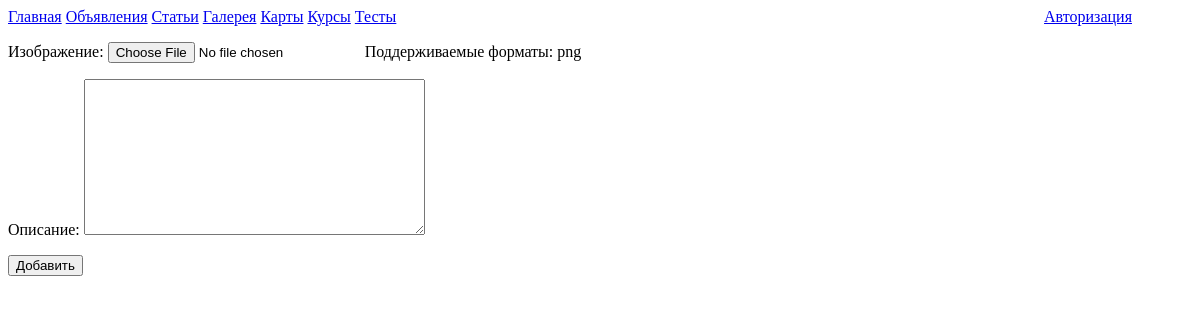
Page /add/img/ on the earlier database version.
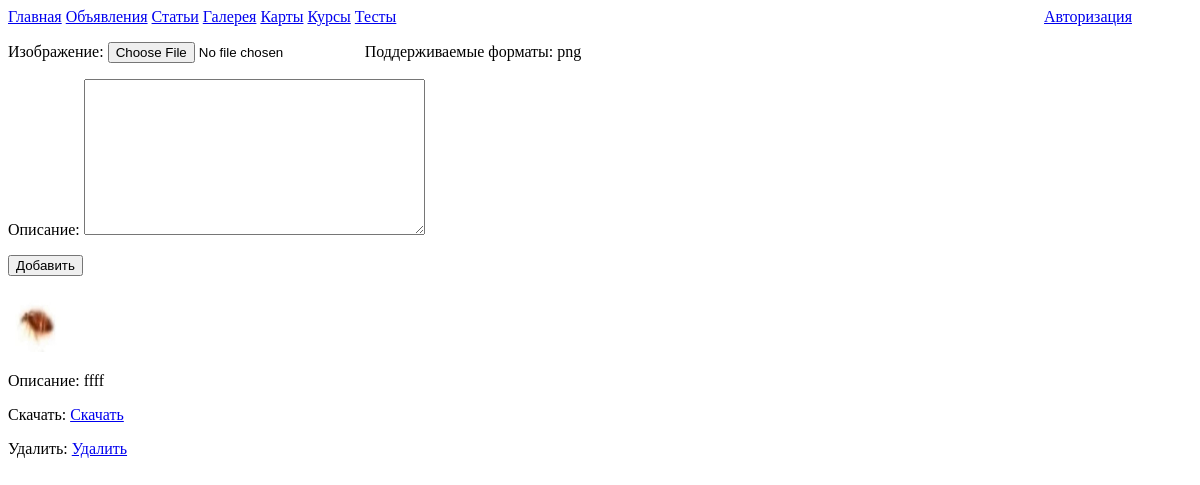
Same page on the later database version.
### MySyte/apps/bboard/models.py (models this page shows, shortened)
class Img(models.Model):
	img = models.ImageField(upload_to=get_src_img, verbose_name='Изображение')
	description = models.TextField(verbose_name='Описание')
	class Meta:
		verbose_name = 'Изображение'
		verbose_name_plural = 'Изображения'

### MySyte/apps/bboard/views.py (the view)
# urls.py: path('add/img/', views.add_img, name='add_img'),
def add_img(request):
	if request.method == 'POST':
		form = ImgForm(request.POST, request.FILES)
		if form.is_valid():
			form.save()
			return redirect('bboard:index')
		else:
			return render(request, 'bboard/add_img.html', {'forms': form})
	else:
		forms = ImgForm()
		images = Img.objects.all()
		context = {'forms': forms, 'images': images}
		return render(request, 'bboard/add_img.html', context)

### MySyte/apps/bboard/forms.py
class ImgForm(forms.ModelForm):
	img = forms.ImageField(label='Изображение',
		validators=[validators.FileExtensionValidator(allowed_extensions=('png', 'jpg'))],
		error_messages={'invalid_extension': 'Этот формат не поддержвается'},
		help_text='Поддерживаемые форматы: png')
	class Meta:
		model = Img
		fields = '__all__'

### MySyte/templates/bboard/add_img.html (shortened to what this page needs)
{% extends 'base.html' %}
{% block body %}
	{% if forms %}
		<form method="post" enctype="multipart/form-data">
			{{forms.as_p}}
			<input type="submit" value="Добавить">
		</form>
	{% endif %}
	{% if images %}
		{% for img in images %}
			<p><img src="{{img.img.url}}" style="width: 5vw; height: 5vw;">
			<p>Описание: {{img.description}}
			<p>Скачать: <a href="{{img.img.url}}">Скачать</a>
			<p>Удалить: <a href="{% url 'bboard:delete_img' img.pk %}">Удалить</a>
		{% endfor %}
	{% endif %}
{% endblock %}

Differences in the rows shown:
added Img: img (picture), description "ffff"
